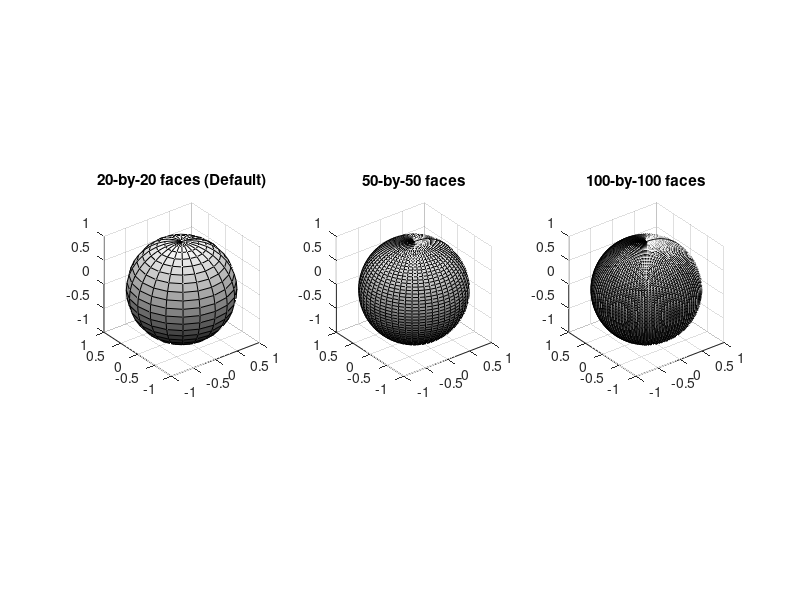

MATLAB code to generate this figure: (Note: this script raises an error after producing the figure.)
%=============================================================================
% Copyright (c) 2016-present Allan CORNET (Nelson)
%=============================================================================
% This file is part of the Nelson.
%=============================================================================
% LICENCE_BLOCK_BEGIN
% SPDX-License-Identifier: LGPL-3.0-or-later
% LICENCE_BLOCK_END
%=============================================================================
% <--ADV-CLI MODE-->
%=============================================================================
f = figure();
colormap(gray);
subplot(1, 3, 1);
ax1 = gca();
sphere(ax1);
axis equal
title('20-by-20 faces (Default)')
subplot(1, 3, 2);
ax2 = gca();
sphere(ax2, 50)
axis equal
title('50-by-50 faces')
subplot(1, 3, 3);
ax3 = gca();
sphere(ax3,100)
axis equal
title('100-by-100 faces')
%=============================================================================
[X, Y, Z] = sphere(2);
X_REF = [0     0     0; -1     1    -1; 0     0     0];
Y_REF = [0     0     0;  0     0     0; 0     0     0];
Z_REF = [-1    -1    -1; 0     0     0;  1     1     1];
assert_isapprox(X, X_REF, 1e-4);
assert_isapprox(Y, Y_REF, 1e-4);
assert_isapprox(Z, Z_REF, 1e-4);
%=============================================================================
